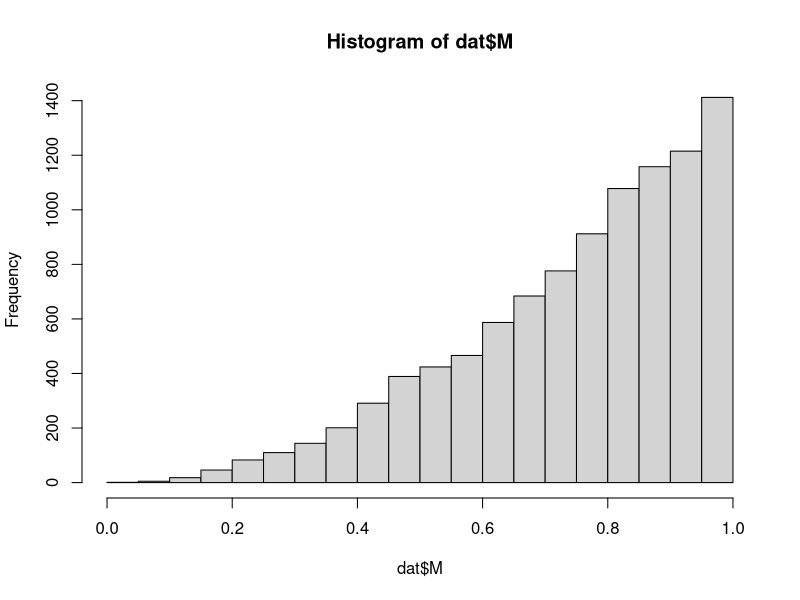
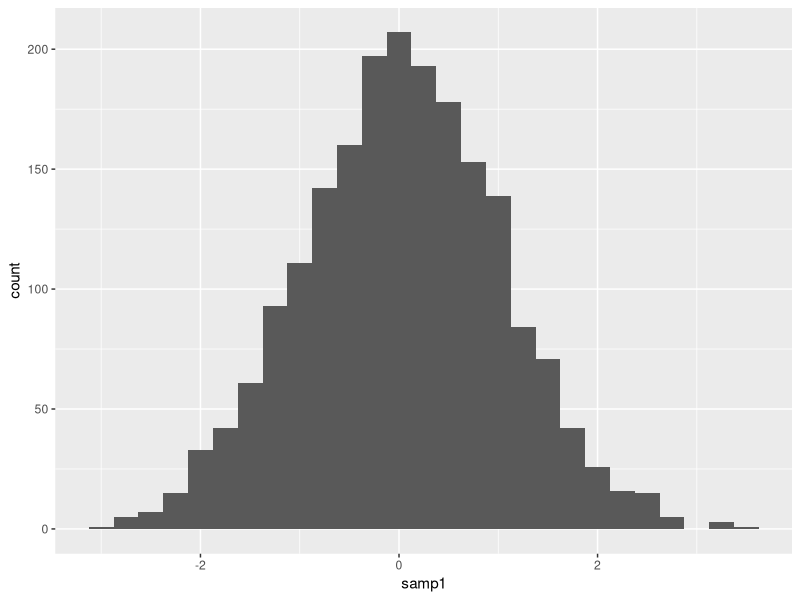
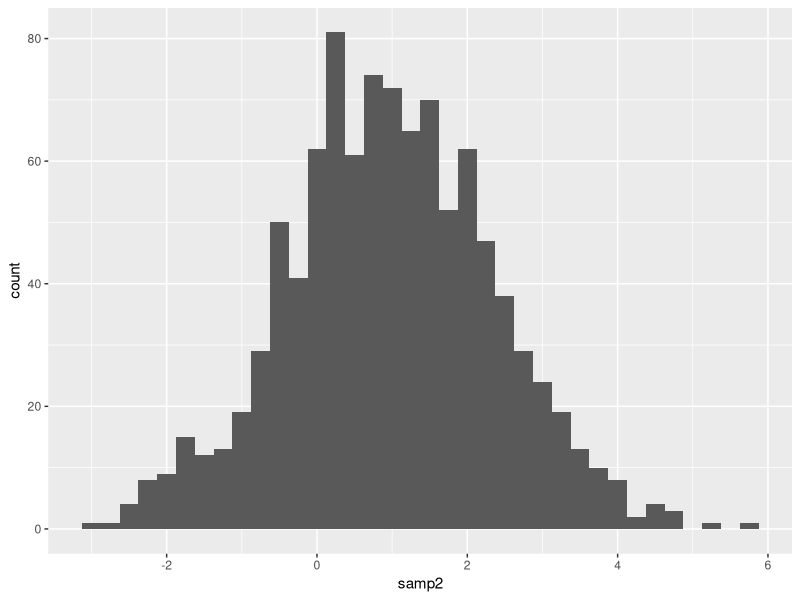
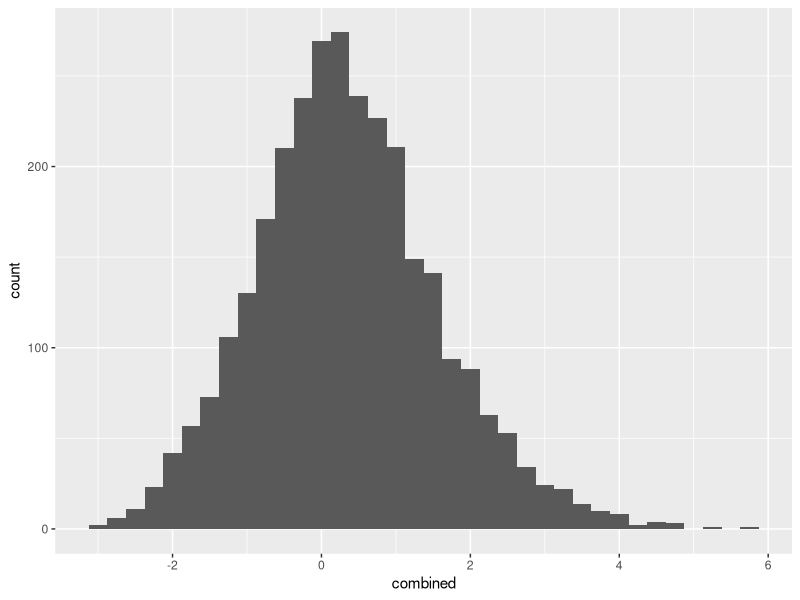
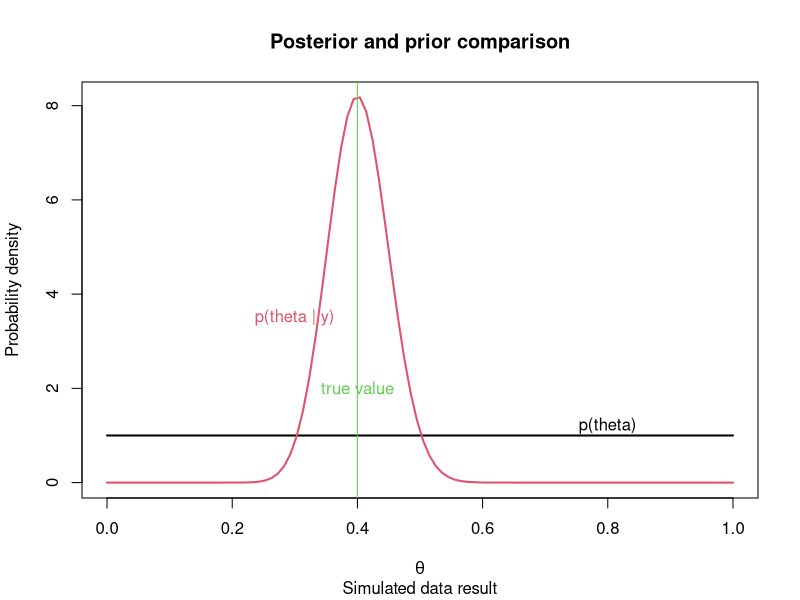
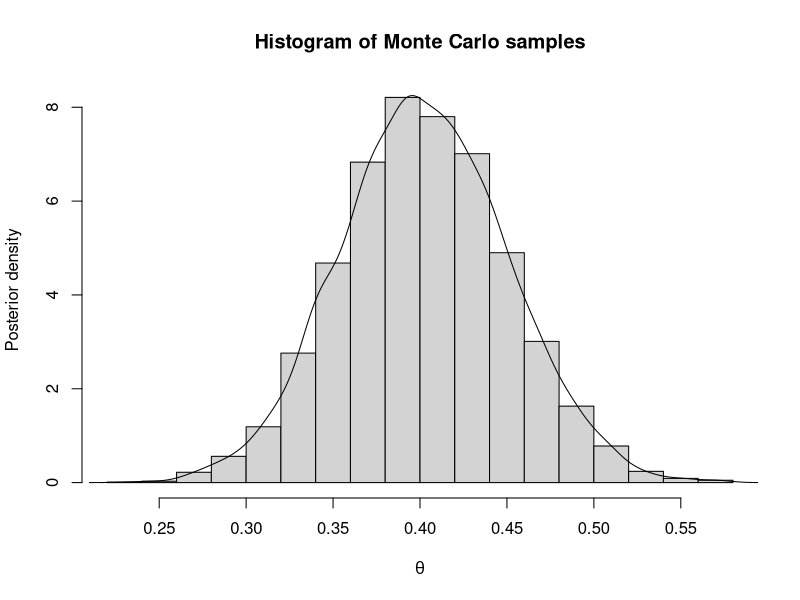

These figures' R source, in order:
## ---- chunk 1
knitr::opts_chunk$set(echo = TRUE)
## ---- chunk 2
set.seed(123)
library(ggplot2)
u1 = runif(10000,0,1)
u2 = runif(10000,0,1)
u3 = runif(10000,0,1)
M= pmax(u1,u2,u3)
head(M)
ccombind = cbind(u1,u2,u3)
dat <- transform(ccombind,M= pmax(u1,u2,u3))

## ---- chunk 3
hist(dat$M)
## ---- chunk 4
total = sum(dat$M>0.75)/length(dat$M)
round(total, digits=3)
## ---- chunk 5
set.seed(123)
library(ggplot2)
samp1 = rnorm(2000,0,1)
samp2 = rnorm(1000,1,sqrt(2))
plt_samp1 = ggplot(data.frame(samp1), aes(x=samp1)) + stat_bin(binwidth=0.25, position="identity")
plt_samp1
plt_samp2 = ggplot(data.frame(samp2), aes(x=samp2)) + stat_bin(binwidth=0.25, position="identity")
plt_samp2
combined = c(samp1, samp2)
plt2 = ggplot(data.frame(combined), aes(x=combined)) + stat_bin(binwidth=0.25, position="identity")
plt2
## ---- chunk 6
set.seed(123)
n <- 100
theta <- 0.4
y <- rbinom(n, size=1, prob=theta)
print(y)
## ---- chunk 7
yhat <- mean(y)
yhat
## ---- chunk 8
a_0 <- b_0 <- 1
a_n <- sum(y) + a_0
a_n <- sum(y) + a_0
b_n <- n-sum(y) + b_0
a_n/(a_n+b_n)
## ---- chunk 9
x <- seq(0, 1, length.out= 100)
f_y1 <- dbeta(x, shape1 = a_0, shape2 = b_0)
f_y2 <- dbeta(x, shape1 = a_n, shape2 = b_n)
plot(x, f_y1, ylim = range(f_y1, f_y2), type = "l", main ="Posterior and prior comparison", sub = "Simulated data result", xlab = expression(theta), ylab = "Probability density", lwd = 2)
lines(x, f_y2, lwd = 2, col = 2)
abline(v = theta, col = 3)

text(c(0.8, 0.3, theta), c(1.2, 3.5, 2), labels = c("p(theta)", "p(theta | y)", "true value"), col = 1:3) 
## ---- chunk 10
#1d
pbeta(0.45, a_n, b_n, lower.tail = TRUE)

## ---- chunk 11
#1d
qbeta(c(0.001, 0.991), a_n, b_n)
## ---- chunk 12
set.seed(123)
sim_theta <- rbeta(5000, a_n, b_n)
hist(sim_theta, freq=FALSE, main = "Histogram of Monte Carlo samples", xlab = expression(theta), ylab = "Posterior density")
lines(density(sim_theta))
## ---- chunk 13
set.seed(123)
mean(sim_theta)
## ---- chunk 14
prob <- (mean(sim_theta>0.45))
prob
## ---- chunk 15
quantile(sim_theta, c(0.001, 0.991))
